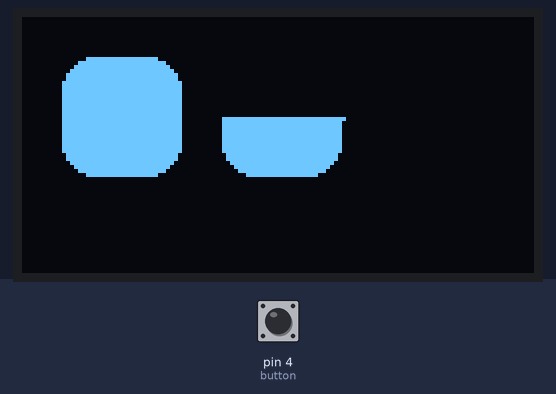
Simulated run of this sketch. Board: Arduino Uno, built with avr-gcc and run on an emulated ATmega328P. Shown: 128×64 one-colour display. The test bench sets the inputs (shaded band); at power-on: pin 4 (button) HIGH.

Above: at 1.2 s.
1.3 s: pin 4 (button) pulled LOW for 0.15 s
Timing chart, 0 to 4.3 s (numbered marks = the images above; inputs shaded):
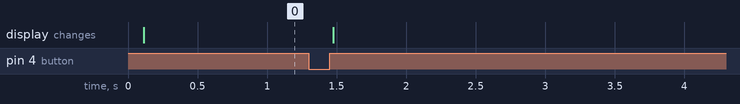

The sketch:

robot_eyes.ino
```cpp
#include <U8glib.h>
#include <JC_Button.h>

U8GLIB_SSD1306_128X64 u8g(U8G_I2C_OPT_NO_ACK);
Button button(4);
bool angry = false;

void setup() {
  button.begin();
  if ( u8g.getMode() == U8G_MODE_R3G3B2 ) {
    u8g.setColorIndex(255);     // white
  }
  else if ( u8g.getMode() == U8G_MODE_GRAY2BIT ) {
    u8g.setColorIndex(3);         // max intensity
  }
  else if ( u8g.getMode() == U8G_MODE_BW ) {
    u8g.setColorIndex(1);         // pixel on
  }
  else if ( u8g.getMode() == U8G_MODE_HICOLOR ) {
    u8g.setHiColorByRGB(255,255,255);
  }
}

void loop() {
  button.read();

  if(button.wasPressed()){
    angry = !angry;
  }

  u8g.firstPage();
  do {
    if (angry) {
      draw_left_eye();
      draw_right_eye_angry();
    } else {
      draw_left_eye();
      draw_right_eye_sad();
    }
  } while (u8g.nextPage());
}

void draw_left_eye() {
  u8g.setColorIndex(1);
  u8g.drawRBox(10, 10, 30, 30, 8);
}
void draw_right_eye() {
  u8g.setColorIndex(1);
  u8g.drawRBox(50, 10, 30, 30, 8);
}
void draw_right_eye_angry() {
  u8g.setColorIndex(1);
  u8g.drawRBox(50, 10, 30, 30, 8);
  u8g.setColorIndex(0);
  u8g.drawBox(50, 10, 30, 15);
  u8g.setColorIndex(1);
  u8g.drawTriangle(50,25, 80,20, 80,30);
}

void draw_right_eye_sad() {
  u8g.setColorIndex(1);
  u8g.drawRBox(50, 10, 30, 30, 8);
  u8g.setColorIndex(0);
  u8g.drawBox(50, 10, 30, 15);
  u8g.setColorIndex(1);
  u8g.drawTriangle(80,25, 50,20, 50,30);
}
```
